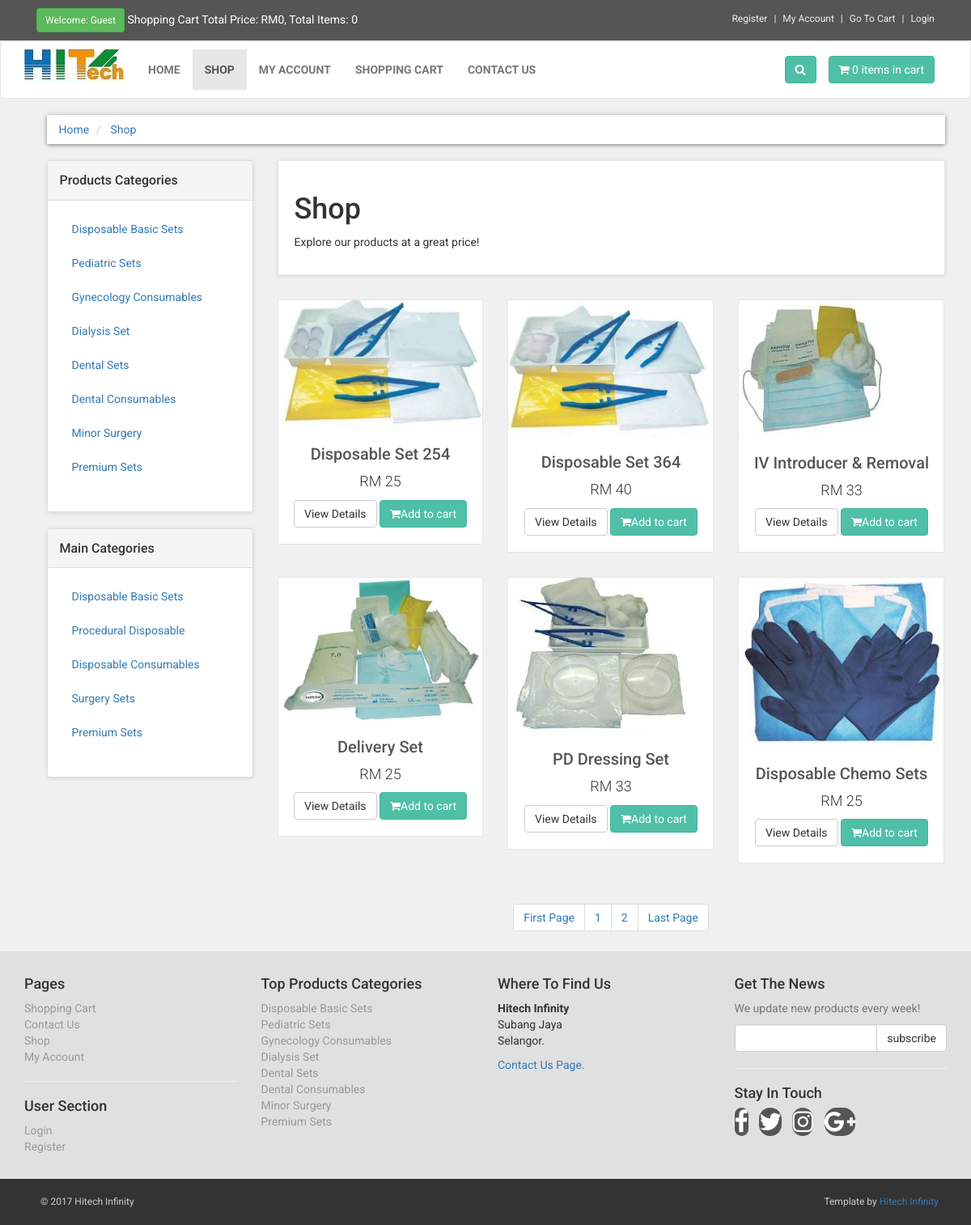
The page /shop.php on the database its author committed.
### tables this page shows
CREATE TABLE `product_categories` (
  `p_cat_id` int(10) NOT NULL,
  `p_cat_title` text NOT NULL,
  `p_cat_desc` text NOT NULL
);

CREATE TABLE `categories` (
  `cat_id` int(10) NOT NULL,
  `cat_title` text NOT NULL,
  `cat_desc` text NOT NULL
);

CREATE TABLE `products` (
  `product_id` int(10) NOT NULL,
  `p_cat_id` int(10) NOT NULL,
  `cat_id` int(10) NOT NULL,
  `date` timestamp NOT NULL DEFAULT CURRENT_TIMESTAMP ON UPDATE CURRENT_TIMESTAMP,
  `product_title` text NOT NULL,
  `product_img1` text NOT NULL,
  `product_img2` text NOT NULL,
  `product_img3` text NOT NULL,
  `product_price` int(10) NOT NULL,
  `product_desc` text NOT NULL,
  `product_keywords` text NOT NULL
);

### shop.php (the view, shortened to what this page needs)
<?php include ("functions/function.php"); ?>
<!DOCTYPE html>
<html>
<head>
<link href="styles/bootstrap.min.css" rel="stylesheet">
<link href="styles/style.css" rel="stylesheet">
<link href="font-awesome/css/font-awesome.min.css" rel="stylesheet">
</head>
<body>
<div id="top">
	<div class="container">
		<div class ="col-md-6 offer">
			<a href="#" class="btn btn-success btn-sm">
			<?php
			if (!isset($_SESSION['customer_email'])) {
				echo "Welcome: Guest";
			}
			else
			{
				echo "Welcome:" .$_SESSION['customer_email'] . "";
			}
			?>
			</a>
			<a href="#">
			Shopping Cart Total Price: <?php total_price(); ?>, Total Items: <?php items(); ?>
			</a>
				</div>
				<div class="col-md-6">
				<ul class="menu">
					<li>
						<a href="customer_register.php">
							Register
						</a>
					</li>
					<li>
						<?php
						if(!isset($_SESSION['customer_email'])){
						echo "<a href='checkout.php' >My Account</a>";
						}
						else{
						echo "<a href='customer/my_account.php?my_orders'>My Account</a>";
						}
						?>
					</li>
					<li>
						<a href="cart.php">
							Go To Cart
						</a>
					</li>
					<li>
						<?php
							if (!isset($_SESSION['customer_email'])) {
								echo "<a href='checkout.php'>Login</a>";
							}
							else{
								echo "<a href='logout.php'>Logout</a>";
							}
						?>
					</li>
				</ul>
				</div>
	</div>
</div>
<div class="navbar navbar-default" id="navbar">
	<div class="container">
		<div class="navbar-header">
			<a class="navbar-brand home" href="index.php">
				<img src="images/logo.jpg"alt="Hitech" class="hidden-xs">
			</a>
		</div>
			<div class="navbar-collapse collapse" id="navigation">
				<div class="padding-nav">
					<ul class="nav navbar-nav navbar-left">
						<li>
							<a href="index.php">Home</a>
						</li>
						<li class="active">
							<a href="shop.php">Shop</a>
						</li>
						<li>
							<?php
						if(!isset($_SESSION['customer_email'])){
						echo "<a href='checkout.php' >My Account</a>";
						}
						else{
						echo "<a href='customer/my_account.php?my_orders'>My Account</a>";
						}
						?>
						</li>
						<li>
							<a href="cart.php">Shopping Cart</a>
						</li>
						<li>
							<a href="contact.php">Contact Us</a>
						</li>
					</ul>
				</div>
					<a class="btn btn-primary navbar-btn right" href="cart.php">
						<i class="fa fa-shopping-cart"></i>
						<span><?php items(); ?> items in cart</span>
					</a>
					<div class="navbar-collapse collapse right">
						<button class="btn navbar-btn btn-primary" type="button" data-toggle="collapse" data-target="#search">
							<i class="fa fa-search"></i>
						</button>
					</div>
			</div>
	</div>
</div>
<div id="content">
	<div class="container">
		<div class="col-md-12">
			<ul class="breadcrumb">
				<li>
					<a href="index.php">Home</a>
				</li>
				<li>
					<a href="index.php">Shop</a>
				</li>
			</ul>
		</div>
		<div class="col-md-3">
			<?php
				include("includes/sidebar.php");
			?>
		</div>
			<div class="col-md-9">
				<?php
					if(!isset($_GET['p_cat']))
					{
						if(!isset($_GET['cat']))
						{
							echo "
								<div class='box'>
									<h1>Shop</h1>
									<p>Explore our products at a great price!</p>
								</div>
							";
						}
					}
				?>
					<div class="row">
						<?php
							if(!isset($_GET['p_cat']))
							{
								if(!isset($_GET['cat']))
								{
									$per_page = 6;
									if (isset($_GET['page'])) {
										$page = $_GET['page'];
									}
									else
									{
										$page=1;
									}
							$start_from = ($page-1) * $per_page ;
							$get_products = "select * from products order by 1 DESC LIMIT $start_from, $per_page";
							$run_products = mysqli_query($con, $get_products);
							while ($row_products=mysqli_fetch_array($run_products)) {
								$pro_id = $row_products['product_id'];
								$pro_title = $row_products['product_title'];
								$pro_price = $row_products['product_price'];
								$pro_img1 = $row_products['product_img1'];
								echo "
									<div class='col-md-4 col-sm-6 center-responsive'>
										<div class='product'>
											<a href='details.php?pro_id=$pro_id'>
											<img src='admin_area/product_images/$pro_img1' class='img-responsive'>
											</a>
											<div class='text'>
												<h3><a href='details.php?pro_id=$pro_id'> $pro_title</a></h3>
												<p class='price'>RM $pro_price</p>
												<p class='buttons'>
													<a href='details.php?pro_id=$pro_id' class='btn btn-default'>View Details</a>
													<a href='details.php?pro_id=$pro_id' class='btn btn-primary'>
														<i class='fa fa-shopping-cart'></i>Add to cart
													</a>
												</p>
											</div>
										</div>
									</div>
								";
							}
						?>
					</div>
					<center>
						<ul class="pagination">
							<?php
							$query = "select * from products";
							$results = mysqli_query($con, $query);
							$total_records = mysqli_num_rows($results);
							$total_pages = ceil($total_records/$per_page);
							echo "
							<li><a href='shop.php?page=1'>".'First Page'."</a></li>
							";
							for ($i=1;$i<=$total_pages;$i++) {
								echo "
								<li><a href='shop.php?page=".$i."'>".$i."</a></li>
								";
							};
							echo "
								<li><a href='shop.php?page=$total_pages'>".'Last Page'."</a></li>
							";
							}
							}
							?>
						</ul>
					</center>
			</div>
		</div>
	</div>
	<?php
	include ("includes/footer.php")
	?>
	</body>
	</html>

### functions/function.php (shortened to what this page needs)
<?php
$db = mysqli_connect("localhost","root","","ecom_store");
function getRealUserIp()
{
	switch(true)
	{
		default : return $_SERVER['REMOTE_ADDR'];
	}
}
function total_price()
{
	$total = 0;
	echo "RM" . $total;
}
function items(){
global $db;
$ip_add = getRealUserIp();
$get_items = "select * from cart where ip_add='$ip_add'";
$run_items = mysqli_query($db,$get_items);
$count_items = mysqli_num_rows($run_items);
echo $count_items;
}
function getPCats()
{
	global $db;
	$get_p_cats = "select * from product_categories";
	$run_p_cats = mysqli_query($db, $get_p_cats);
	while ($row_p_cats = mysqli_fetch_array($run_p_cats)) {
			$p_cat_id=$row_p_cats['p_cat_id'];
			$p_cat_title=$row_p_cats['p_cat_title'];
			echo "
				<li><a href='shop.php?p_cat=$p_cat_id'> $p_cat_title</a></li>
			";
	}
}
function getCats()
{
	global $db;
	$get_cats = "select * from categories";
	$run_cats = mysqli_query($db, $get_cats);
	while ($row_cats = mysqli_fetch_array($run_cats)) {
		$cat_id = $row_cats['cat_id'];
		$cat_title = $row_cats['cat_title'];
		echo "
			<li><a href='shop.php?cat=$cat_id'> $cat_title</a></li>
		";
	}
}
?>

### includes/footer.php (shortened to what this page needs)
<div id="footer">
	<div class="container">
		<div class="row">
			<div class="col-md-3 col-sm-6">
				<h4>Pages</h4>
				<ul>
					<li><a href="cart.php">Shopping Cart</a></li>
					<li><a href="contact.php">Contact Us</a></li>
					<li><a href="shop.php">Shop</a></li>
					<li><?php
						if(!isset($_SESSION['customer_email'])){
						echo "<a href='checkout.php' >My Account</a>";
						}
						else{
						echo "<a href='customer/my_account.php?my_orders'>My Account</a>";
						}
						?></li>
				</ul>
				<hr>
				<h4>User Section</h4>
				<ul>
					<li>
						<?php
						if(!isset($_SESSION['customer_email'])){
						echo "<a href='checkout.php' >Login</a>";
						}
						else{
						echo "<a href='customer/my_account.php?my_orders'>My Account</a>";
						}
						?>
					</li>
					<li><a href="customer_register.php">Register</a></li>
				</ul>
			</div>
			<div class="col-md-3 col-sm-6">
				<h4>Top Products Categories</h4>
					<ul>
						<?php
							$get_p_cats = "select * from product_categories";
							$run_p_cats = mysqli_query($con, $get_p_cats);
							while ($row_p_cats = mysqli_fetch_array($run_p_cats)) {
								$p_cat_id = $row_p_cats['p_cat_id'];
								$p_cat_title = $row_p_cats['p_cat_title'];
								echo "
									<li><a href='shop.php?p_cat=$p_cat_id'> $p_cat_title</a></li>
								";
							}
						?>
					</ul>
			</div>
			<div class="col-md-3 col-sm-6">
				<h4>Where To Find Us</h4>
				<p>
					<strong>Hitech Infinity</strong>
					<br>Subang Jaya
					<br>Selangor.
				</p>
				<a href="contact.php">Contact Us Page.</a>
			</div>
			<div class="col-md-3 col-sm-6">
				<h4>Get The News</h4>
				<p class="text-muted">
					We update new products every week!
				</p>
				<form action="" method="post">
					<div class="input-group">
						<input type="text" class="form-control" name="email">
							<span class="input-group-btn">
								<input type="submit" value="subscribe" class="btn btn-default">
							</span>
					</div>
				</form>
				<hr>
				<h4>Stay In Touch</h4>
				<p class="social">
					<a href="#"><i class="fa fa-facebook"></i></a>
					<a href="#"><i class="fa fa-twitter"></i></a>
					<a href="#"><i class="fa fa-instagram"></i></a>
					<a href="#"><i class="fa fa-google-plus"></i></a>
				</p>
			</div>
		</div>
	</div>
</div>
<div id="copyright">
	<div class="container">
		<div class="col-md-6">
			<p class="pull-left">&copy; 2017 Hitech Infinity</p>
		</div>
			<div class="col-md-6">
				<p class="pull-right">
					Template by <a href="#">Hitech Infinity</a>
				</p>
			</div>
	</div>
</div>

### styles/style.css (style rules this page uses)
body { font-family: "Roboto", Helvetica, Arial, sans-serif; font-size: 14px; line-height: 1.42857143; color: #333333; background-color: #f0f0f0; overflow-x: hidden; }
#top { background: #555555; padding: 10px 0; }
#top a { color: #fff; }
#top ul.menu { padding-top: 5px; margin: 0; text-align: right; font-size: 12px; list-style: none; }
#top ul.menu > li { display: inline-block; }
#top ul.menu > li a { color: #eeeeee; }
#top ul.menu > li + li:before { content: "|\00a"; padding: 0 5px; color: #f7f7f7; }
.navbar { background: white; }
.navbar-collapse .right { float: right; }
.navbar-brand { float: left; padding: 10px 15px; font-size: 18px; line-height: 20px; height: 70px; }
.navbar ul.nav > li > a { text-transform: uppercase; font-weight: bold; font-size: 14px; }
.padding-nav { padding-top: 10px; }
.btn-primary { color: rgb(255, 255, 255); background-color: rgb(79, 191, 168); border-color: rgb(65, 179, 156); }
.box { background: #fff; margin: 0 0 30px; border: solid 1px #e6e6e6; box-sizing: border-box; padding: 20px; box-shadow: 0 1px 5px rgb(0, 0, 0, 0.1); }
#content { padding-left: 25px; }
#content .product { background: #fff; border: solid 1px #e6e6e6; box-sizing: border-box; margin-bottom: 30px; }
#content .product .text p.price { font-size: 18px; text-align: center; font-weight: 300; }
#content .product .text .buttons { clear: both; text-align: center; }
#content .product .text h3 { text-align: center; font-size: 20px; }
#content .product .text h3 a { color: rgb(85, 85, 85); }
#content .product .text .buttons .btn { margin-bottom: 10px; }
.breadcrumb { padding: 8px 15px; margin-bottom: 20px; background-color: #ffffff; border-radius: 0; box-shadow: 0 1px 5px rgba(0, 0, 0, 0.5); }
.box .box-footer:before, .box .box-footer:after, { content: " "; display: table; }
#footer { background: #e0e0e0; padding: 20px 0; }
#footer ul { padding-left: 0; list-style: none; }
#footer ul a { color: #999999; padding: 20px 0; }
#footer .social { text-align: left; }
#footer .social a { margin: 0 10px 0 0; color: #fff; display: inline; width: 30px; height: 30px; border-radius: 15px; line-height: 30px; font-size: 30px; text-align: center; transition: all 0.2s ease-out; vertical-align: bottom; background-color: #555555; }
#copyright { padding: 20px; background: #333; font-size: 12px; color: #ccc; }
#copyright p { margin: 0; }

### rows shown on the page
product_categories: p_cat_title "Disposable Basic Sets"
product_categories: p_cat_title "Pediatric Sets"
product_categories: p_cat_title "Gynecology Consumables"
product_categories: p_cat_title "Dialysis Set"
product_categories: p_cat_title "Dental Sets"
product_categories: p_cat_title "Dental Consumables"
product_categories: p_cat_title "Minor Surgery"
product_categories: p_cat_title "Premium Sets"
categories: cat_title "Disposable Basic Sets"
categories: cat_title "Procedural Disposable"
categories: cat_title "Disposable Consumables"
categories: cat_title "Surgery Sets"
categories: cat_title "Premium Sets"
products: product_img1 (picture), product_title "Disposable Set 254", product_price "25"
products: product_img1 (picture), product_title "Disposable Set 364", product_price "40"
products: product_img1 (picture), product_title "IV Introducer & Removal", product_price "33"
products: product_img1 (picture), product_title "Delivery Set", product_price "25"
products: product_img1 (picture), product_title "PD Dressing Set", product_price "33"
products: product_img1 (picture), product_title "Disposable Chemo Sets", product_price "25"

### other values the page prints
$total "0"
$count_items "0 0"
